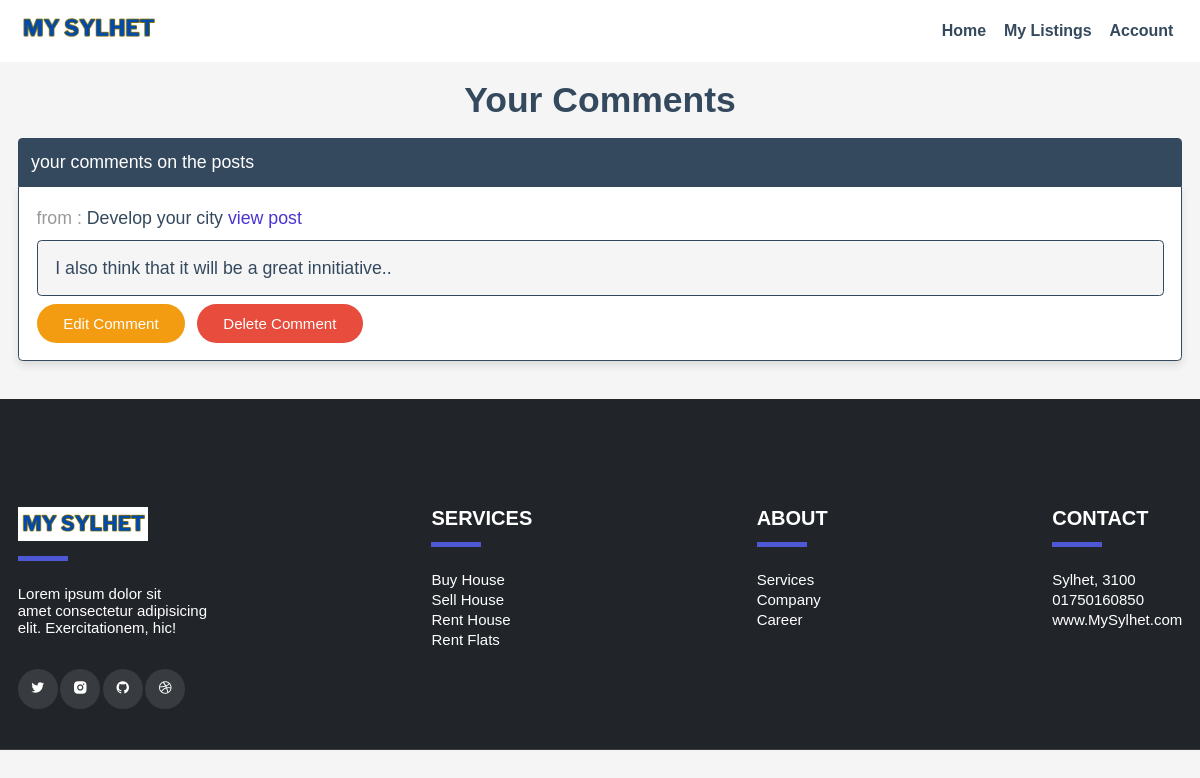
The app's page /information/user_comments.php (signed in) with its own data.
### tables this page shows
CREATE TABLE `posts` (
  `id` int(100) NOT NULL,
  `admin_id` int(100) NOT NULL,
  `name` varchar(100) NOT NULL,
  `title` varchar(100) NOT NULL,
  `content` varchar(10000) NOT NULL,
  `category` varchar(50) NOT NULL,
  `image` varchar(100) NOT NULL,
  `date` date NOT NULL DEFAULT current_timestamp(),
  `status` varchar(10) NOT NULL
);

CREATE TABLE `comments` (
  `id` int(100) NOT NULL,
  `post_id` int(100) NOT NULL,
  `admin_id` int(100) NOT NULL,
  `user_id` int(100) NOT NULL,
  `user_name` varchar(50) NOT NULL,
  `comment` varchar(1000) NOT NULL,
  `date` date NOT NULL DEFAULT current_timestamp()
);

### information/user_comments.php (the view, shortened to what this page needs)
<?php
include 'components/connect.php';
if(isset($_SESSION['user_id'])){
   $user_id = $_SESSION['user_id'];
}else{
   $user_id = '';
   header('location:home.php');
};
?>
<!DOCTYPE html>
<html lang="en">
<head>
   <link rel="stylesheet" href="https://cdnjs.cloudflare.com/ajax/libs/font-awesome/6.1.1/css/all.min.css">
   <link rel="stylesheet" href="css/style.css">
</head>
<body>
<?php include 'components/user_header.php'; ?>
<section class="comments-container">
   <h1 class="heading">your comments</h1>
   <p class="comment-title">your comments on the posts</p>
   <div class="user-comments-container">
      <?php
         $select_comments = $conn->prepare("SELECT * FROM `comments` WHERE user_id = ?");
         $select_comments->execute([$user_id]);
         if($select_comments->rowCount() > 0){
            while($fetch_comments = $select_comments->fetch(PDO::FETCH_ASSOC)){
      ?>
      <div class="show-comments">
         <?php
            $select_posts = $conn->prepare("SELECT * FROM `posts` WHERE id = ?");
            $select_posts->execute([$fetch_comments['post_id']]);
            while($fetch_posts = $select_posts->fetch(PDO::FETCH_ASSOC)){
         ?>
         <div class="post-title"> from : <span><?= $fetch_posts['title']; ?></span> <a href="view_post.php?post_id=<?= $fetch_posts['id']; ?>" >view post</a></div>
         <?php
            }
         ?>
         <div class="comment-box"><?= $fetch_comments['comment']; ?></div>
         <form action="" method="POST">
            <button type="submit" class="inline-option-btn" name="open_edit_box">edit comment</button>
            <button type="submit" class="inline-delete-btn" name="delete_comment" onclick="return confirm('delete this comment?');">delete comment</button>
         </form>
      </div>
      <?php
            }
         }else{
            echo '<p class="empty">no comments added yet!</p>';
         }
      ?>
   </div>
</section>
<?php include 'components/footer.php'; ?>
</body>
</html>

### information/css/style.css (style rules this page uses)
:root { --main-color: #4834d4; --red: #e74c3c; --orange: #f39c12; --black: #34495e; --white: #fff; --light-bg: #f5f5f5; --light-color: #999; --border: 0.2rem solid var(--black); --box-shadow: 0 0.5rem 1rem rgba(0, 0, 0, 0.1); --c-brand: #4e57d4; --c-brand-light: #6970dd; --c-dark: #212529; }
* { font-family: Arial, Helvetica, sans-serif; margin: 0; padding: 0; box-sizing: border-box; outline: none; border: none; text-decoration: none; }
html { font-size: 55.5%; overflow-x: hidden; }
body { background-color: var(--light-bg); }
section { padding: 2rem; margin: 0 auto; max-width: 1200px; }
.btn, .delete-btn, .option-btn, .inline-btn, .inline-option-btn, .inline-delete-btn { margin-top: 1rem; border-radius: 3.5rem; cursor: pointer; font-size: 1.7rem; color: var(--white); padding: 1.2rem 3rem; text-transform: capitalize; text-align: center; }
.inline-btn, .inline-option-btn, .inline-delete-btn { display: inline-block; margin-right: 1rem; }
.inline-delete-btn, .delete-btn { background-color: var(--red); }
.inline-option-btn, .option-btn { background-color: var(--orange); }
.heading { margin-bottom: 2rem; text-align: center; font-size: 4rem; color: var(--black); text-transform: capitalize; }
.comments-container .comment-title { background-color: var(--black); color: var(--white); padding: 1.5rem; font-size: 2rem; border-radius: 0.5rem; border-bottom-left-radius: 0; border-bottom-right-radius: 0; }
.comments-container .user-comments-container { display: grid; gap: 2.5rem; border: var(--border); box-shadow: var(--box-shadow); border-radius: 0.5rem; padding: 2rem; background-color: var(--white); border-top-left-radius: 0; border-top-right-radius: 0; }
.comments-container .user-comments-container .show-comments .post-title { margin-bottom: 1rem; font-size: 2rem; color: var(--light-color); }
.comments-container .user-comments-container .show-comments .post-title span { color: var(--black); line-height: 1.5; }
.comments-container .user-comments-container .show-comments .post-title a { color: var(--main-color); }
.comments-container .user-comments-container .show-comments .comment-box { border-radius: 0.5rem; background-color: var(--light-bg); padding: 1.5rem 2rem; font-size: 2rem; color: var(--black); width: 100%; white-space: pre-line; line-height: 1.5; border: var(--border); }

### records on screen
comments: comment "I also think that it will be a great innitiative.."
posts: title "Develop your city"
